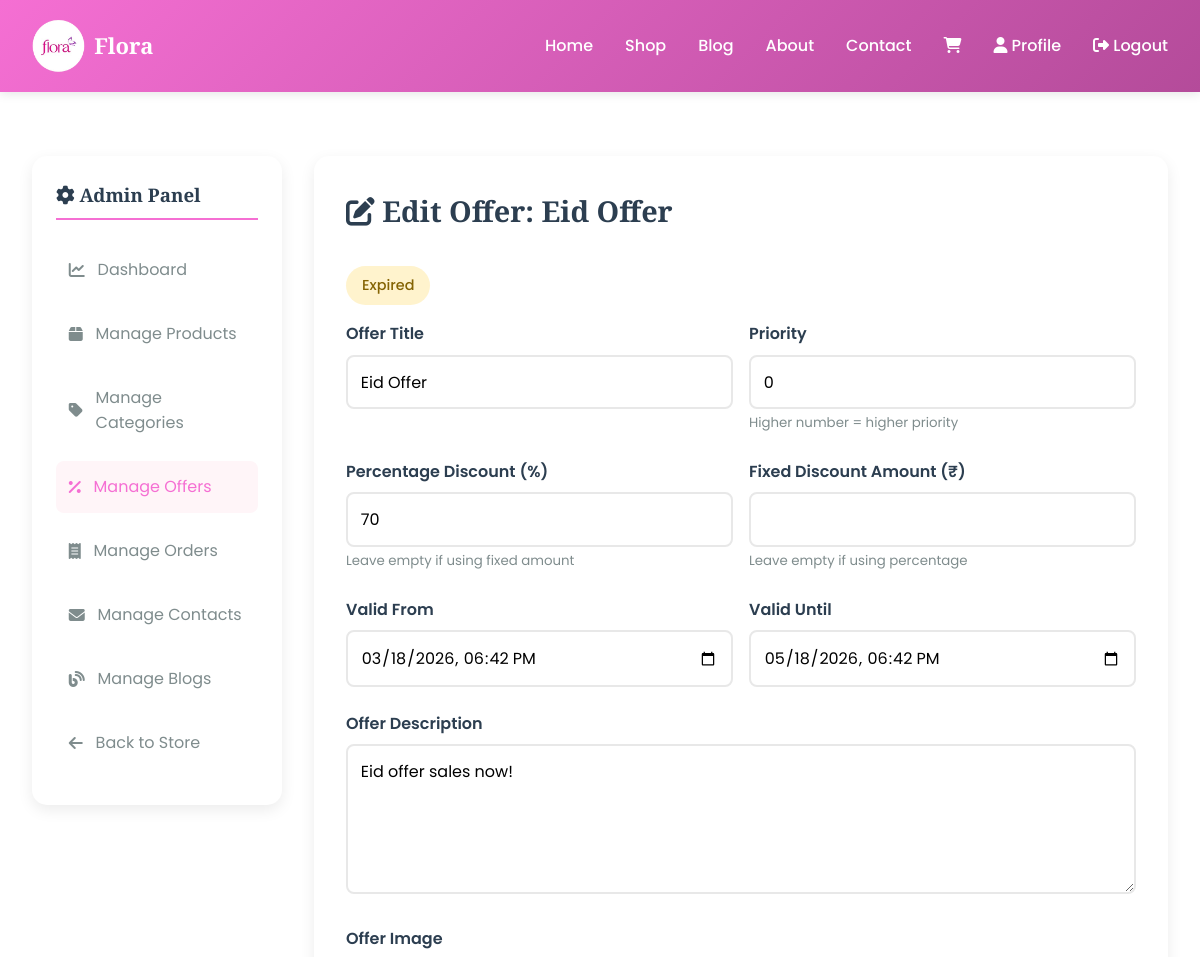
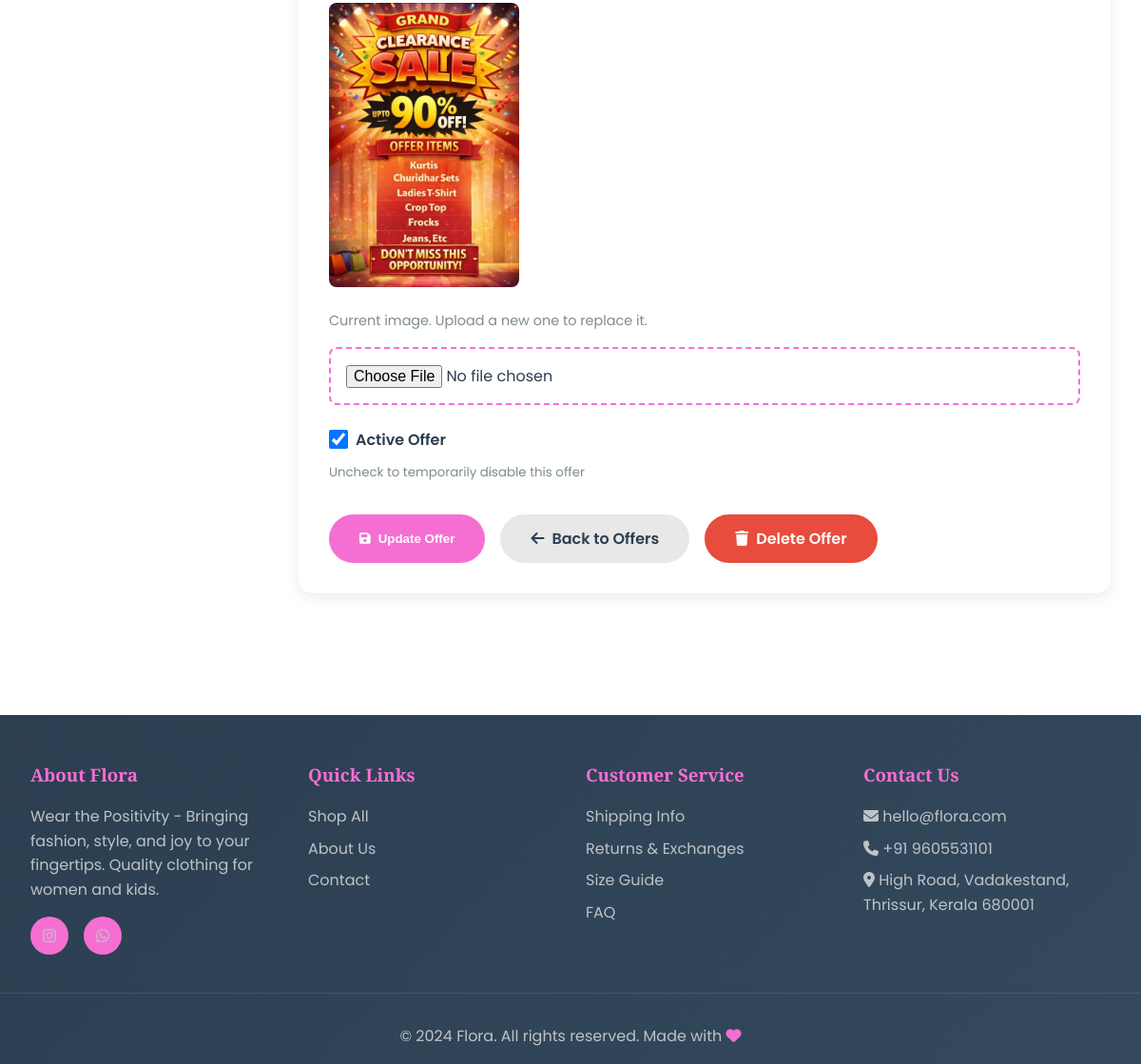
Screenshot of /dashboard/offers/1/ (signed in) with the database file from the repository (2 pictures, top to bottom).
### shop/models.py (models this page shows, shortened)
class Offer(models.Model):
    title = models.CharField(max_length=200)
    description = models.TextField()
    image = models.ImageField(upload_to='offers/', blank=True, null=True)
    discount_percentage = models.PositiveIntegerField(blank=True, null=True, help_text="Discount percentage (e.g., 20 for 20%)")
    discount_amount = models.DecimalField(max_digits=10, decimal_places=2, blank=True, null=True, help_text="Fixed discount amount")
    valid_from = models.DateTimeField()
    valid_until = models.DateTimeField()
    is_active = models.BooleanField(default=True)
    priority = models.PositiveIntegerField(default=0, help_text="Higher priority offers appear first")
    created_at = models.DateTimeField(auto_now_add=True)
    updated_at = models.DateTimeField(auto_now=True)
    class Meta:
        ordering = ['-priority', '-created_at']
    def is_valid(self):
        from django.utils import timezone
        now = timezone.now()
        return self.is_active and self.valid_from <= now <= self.valid_until

### shop/views.py (the view, shortened to what this page needs)
# urls.py: path('dashboard/offers/<int:id>/', views.admin_offer_detail, name='admin_offer_detail'),
@login_required(login_url='shop:login')
def admin_offer_detail(request, id):
    if not request.user.is_staff:
        messages.error(request, 'You do not have permission to access this page.')
        return redirect('shop:home')
    offer = get_object_or_404(Offer, id=id)
    context = {
        'offer': offer,
    }
    return render(request, 'shop/admin/offer_detail.html', context)

### cart/cart.py (called while the page is built)
    def __len__(self):
        return sum(item['quantity'] for item in self.cart.values())

### cart/context_processors.py (called while the page is built)
def cart(request):
    return {'cart': Cart(request)}

### templates/shop/admin/offer_detail.html (shortened to what this page needs)
{% extends "base.html" %}
{% block content %}
<div class="container">
    <div class="admin-container">
        <aside class="admin-sidebar">
            <h3><i class="fas fa-cog"></i> Admin Panel</h3>
            <ul class="admin-menu">
                <li><a href="{% url 'shop:admin_dashboard' %}"><i class="fas fa-chart-line"></i> Dashboard</a></li>
                <li><a href="{% url 'shop:admin_products' %}"><i class="fas fa-box"></i> Manage Products</a></li>
                <li><a href="{% url 'shop:admin_categories' %}"><i class="fas fa-tag"></i> Manage Categories</a></li>
                <li><a href="{% url 'shop:admin_offers' %}" class="active"><i class="fas fa-percent"></i> Manage Offers</a></li>
                <li><a href="{% url 'shop:admin_orders' %}"><i class="fas fa-receipt"></i> Manage Orders</a></li>
                <li><a href="{% url 'shop:admin_contacts' %}"><i class="fas fa-envelope"></i> Manage Contacts</a></li>
                <li><a href="{% url 'shop:admin_blogs' %}"><i class="fas fa-blog"></i> Manage Blogs</a></li>
                <li><a href="{% url 'shop:home' %}"><i class="fas fa-arrow-left"></i> Back to Store</a></li>
            </ul>
        </aside>
        <div class="admin-content">
            <div class="content-header">
                <h1><i class="fas fa-edit"></i> Edit Offer: {{ offer.title }}</h1>
                {% if offer.is_valid %}
                    <span class="status-badge status-active">Active</span>
                {% elif offer.is_active %}
                    <span class="status-badge status-expired">Expired</span>
                {% else %}
                    <span class="status-badge status-inactive">Inactive</span>
                {% endif %}
            </div>
            <form method="post" enctype="multipart/form-data">
                <div class="form-row">
                    <div class="form-group">
                        <label for="title">Offer Title</label>
                        <input type="text" id="title" name="title" value="{{ offer.title }}" required>
                    </div>
                    <div class="form-group">
                        <label for="priority">Priority</label>
                        <input type="number" id="priority" name="priority" value="{{ offer.priority }}" required min="0">
                        <small style="color: var(--text-light); margin-top: 0.25rem;">Higher number = higher priority</small>
                    </div>
                </div>
                <div class="form-row">
                    <div class="form-group">
                        <label for="discount_percentage">Percentage Discount (%)</label>
                        <input type="number" id="discount_percentage" name="discount_percentage" value="{{ offer.discount_percentage|default:'' }}" min="0" max="100">
                        <small style="color: var(--text-light); margin-top: 0.25rem;">Leave empty if using fixed amount</small>
                    </div>
                    <div class="form-group">
                        <label for="discount_amount">Fixed Discount Amount (₹)</label>
                        <input type="number" id="discount_amount" name="discount_amount" value="{{ offer.discount_amount|default:'' }}" min="0" step="0.01">
                        <small style="color: var(--text-light); margin-top: 0.25rem;">Leave empty if using percentage</small>
                    </div>
                </div>
                <div class="form-row">
                    <div class="form-group">
                        <label for="valid_from">Valid From</label>
                        <input type="datetime-local" id="valid_from" name="valid_from" value="{{ offer.valid_from|date:'Y-m-d\TH:i' }}" required>
                    </div>
                    <div class="form-group">
                        <label for="valid_until">Valid Until</label>
                        <input type="datetime-local" id="valid_until" name="valid_until" value="{{ offer.valid_until|date:'Y-m-d\TH:i' }}" required>
                    </div>
                </div>
                <div class="form-group">
                    <label for="description">Offer Description</label>
                    <textarea id="description" name="description" required>{{ offer.description }}</textarea>
                </div>
                <div class="form-group">
                    <label for="image">Offer Image</label>
                    {% if offer.image %}
                        <div style="margin-bottom: 1rem;">
                            <img src="{{ offer.image.url }}" alt="{{ offer.title }}" class="current-image">
                            <p style="color: var(--text-light); font-size: 0.9rem;">Current image. Upload a new one to replace it.</p>
                        </div>
                    {% endif %}
                    <input type="file" id="image" name="image" accept="image/*" style="padding: 1rem; border: 2px dashed var(--primary-color); border-radius: 8px; width: 100%; box-sizing: border-box;">
                </div>
                <div class="form-group">
                    <label style="display: flex; align-items: center; gap: 0.5rem;">
                        <input type="checkbox" id="is_active" name="is_active" {% if offer.is_active %}checked{% endif %} style="width: 20px; height: 20px;">
                        Active Offer
                    </label>
                    <small style="color: var(--text-light); margin-top: 0.25rem;">Uncheck to temporarily disable this offer</small>
                </div>
                <div class="form-actions">
                    <button type="submit" class="btn btn-primary">
                        <i class="fas fa-save"></i> Update Offer
                    </button>
                    <a href="{% url 'shop:admin_offers' %}" class="btn btn-secondary">
                        <i class="fas fa-arrow-left"></i> Back to Offers
                    </a>
                    <a href="{% url 'shop:admin_offer_delete' offer.id %}" class="btn btn-danger">
                        <i class="fas fa-trash"></i> Delete Offer
                    </a>
                </div>
            </form>
        </div>
    </div>
</div>
{% endblock %}

### templates/base.html (style rules this page uses)
* { margin: 0; padding: 0; box-sizing: border-box; }
:root { --primary-color: #f56fd3; --secondary-color: #b44b9a; --accent-color: #FFA07A; --purple-accent: #9B59B6; --text-dark: #2C3E50; --text-light: #7F8C8D; --bg-light: #FFF5F8; --white: #FFFFFF; --success: #27AE60; --warning: #F39C12; }
body { font-family: 'Poppins', sans-serif; line-height: 1.6; color: var(--text-dark); background-color: var(--white); }
h1, h2, h3, h4, h5, h6 { font-family: 'Playfair Display', serif; font-weight: 600; }
.container { max-width: 1200px; margin: 0 auto; padding: 2rem; }
.btn { padding: 0.75rem 2rem; border: none; border-radius: 50px; font-weight: 600; cursor: pointer; transition: all 0.3s ease; text-decoration: none; display: inline-block; text-align: center; }
.btn-primary { background: linear-gradient(135deg, var(--primary-color), var(--secondary-color)); color: var(--white); }
.btn-secondary { background: var(--accent-color); color: var(--white); }

### templates/shop/admin/offer_detail.html (style rules this page uses)
.admin-container { display: grid; grid-template-columns: 250px 1fr; gap: 2rem; margin: 2rem 0; }
.admin-sidebar { background: white; padding: 1.5rem; border-radius: 15px; box-shadow: 0 5px 15px rgba(0,0,0,0.08); height: fit-content; position: sticky; top: 100px; }
.admin-sidebar h3 { margin-bottom: 1.5rem; color: var(--text-dark); border-bottom: 2px solid var(--primary-color); padding-bottom: 0.5rem; }
.admin-menu { list-style: none; }
.admin-menu li { margin-bottom: 0.8rem; }
.admin-menu a { color: var(--text-light); text-decoration: none; display: flex; align-items: center; gap: 0.8rem; padding: 0.8rem; border-radius: 8px; transition: all 0.3s ease; }
.admin-menu a:hover, .admin-menu a.active { background: var(--bg-light); color: var(--primary-color); }
.admin-content { background: white; padding: 2rem; border-radius: 15px; box-shadow: 0 5px 15px rgba(0,0,0,0.08); }
.content-header h1 { font-size: 1.8rem; color: var(--text-dark); margin-bottom: 2rem; }
.form-group { margin-bottom: 1.5rem; }
.form-group label { display: block; margin-bottom: 0.5rem; color: var(--text-dark); font-weight: 600; }
.form-group input, .form-group textarea, .form-group select { width: 100%; padding: 0.8rem; border: 2px solid #E8E8E8; border-radius: 8px; font-size: 1rem; font-family: inherit; }
.form-group textarea { resize: vertical; min-height: 150px; }
.form-row { display: grid; grid-template-columns: repeat(2, 1fr); gap: 1rem; }
.form-actions { display: flex; gap: 1rem; margin-top: 2rem; }
.btn { padding: 0.8rem 2rem; border: none; border-radius: 50px; font-weight: 600; cursor: pointer; text-decoration: none; display: inline-flex; align-items: center; gap: 0.5rem; transition: all 0.3s ease; }
.btn-primary { background: var(--primary-color); color: white; }
.btn-secondary { background: #E8E8E8; color: var(--text-dark); }
.btn-danger { background: #E74C3C; color: white; }
.current-image { max-width: 200px; border-radius: 8px; margin-bottom: 1rem; }
.status-badge { display: inline-block; padding: 0.5rem 1rem; border-radius: 20px; font-size: 0.9rem; font-weight: 500; margin-bottom: 1rem; }
.status-expired { background: #FFF3CD; color: #856404; }

### rows the page displays
Offer: title "Eid Offer", priority "0", discount_percentage "70", valid_from "03/18/2026 18:42", valid_until "05/18/2026 18:42", description "Eid offer sales now!", image (picture), is_active "☑"
